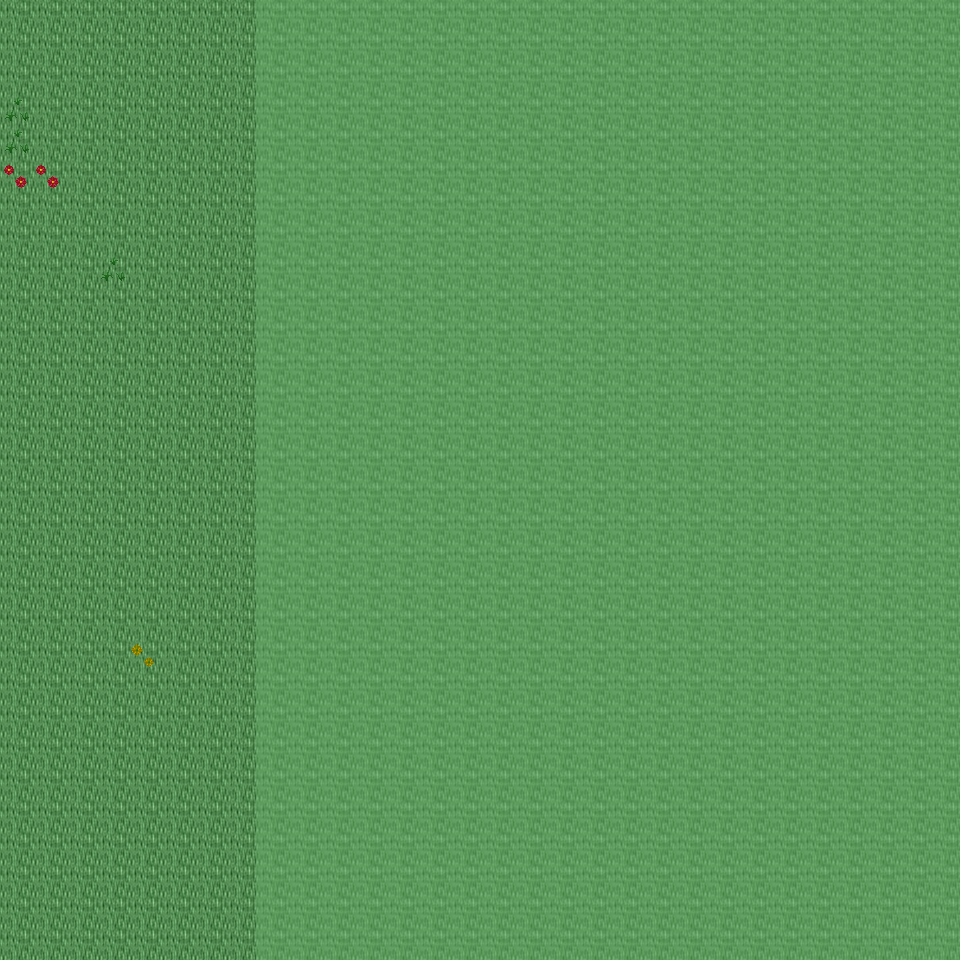

The image is a tile-based game level rendered from a .tmx file. Its description and source (layers, tilesets, objects; grid data summarised) follow:
An orthogonal 30x30 tile map with 32x32 px tiles, 6 tile layers (Ground, Object, Object2, Above, ...), 30 tilesets and 3 objects (3x mapchange).

<map version="1.0" orientation="orthogonal" renderorder="right-down" width="30" height="30" tilewidth="32" tileheight="32" nextobjectid="4">
  <tileset firstgid="1" name="tileset_ground_ground" tilewidth="32" tileheight="32" tilecount="33" columns="3">
    <image source="../drawable/tileset_ground_ground.png" width="96" height="352" />
  </tileset>
  <tileset firstgid="34" name="tileset_ground_ridge_earth_dark" tilewidth="32" tileheight="32" tilecount="96" columns="12">
    <image source="../drawable/tileset_ground_ridge_earth_dark.png" width="384" height="256" />
  </tileset>
  <tileset firstgid="130" name="tileset_ground_ridge_earth_pale" tilewidth="32" tileheight="32" tilecount="96" columns="12">
    <image source="../drawable/tileset_ground_ridge_earth_pale.png" width="384" height="256" />
  </tileset>
  <tileset firstgid="226" name="tileset_ground_earth_edges" tilewidth="32" tileheight="32" tilecount="18" columns="6">
    <image source="../drawable/tileset_ground_earth_edges.png" width="192" height="96" />
  </tileset>
  <tileset firstgid="244" name="tileset_ground_rock_pebbles" tilewidth="32" tileheight="32" tilecount="3" columns="1">
    <image source="../drawable/tileset_ground_rock_pebbles.png" width="32" height="96" />
  </tileset>
  <tileset firstgid="247" name="tileset_plant_grasses" tilewidth="32" tileheight="32" tilecount="6" columns="3">
    <image source="../drawable/tileset_plant_grasses.png" width="96" height="64" />
  </tileset>
  <tileset firstgid="253" name="tileset_plant_flower_daisy_yellow" tilewidth="32" tileheight="32" tilecount="8" columns="2">
    <image source="../drawable/tileset_plant_flower_daisy_yellow.png" width="64" height="128" />
  </tileset>
  <tileset firstgid="261" name="tileset_plant_bush_bushes" tilewidth="32" tileheight="32" tilecount="10" columns="5">
    <image source="../drawable/tileset_plant_bush_bushes.png" width="160" height="64" />
  </tileset>
  <tileset firstgid="271" name="tileset_plant_flower_daisy_red" tilewidth="32" tileheight="32" tilecount="8" columns="2">
    <image source="../drawable/tileset_plant_flower_daisy_red.png" width="64" height="128" />
  </tileset>
  <tileset firstgid="279" name="tileset_plant_tree_tree_darkgreen" tilewidth="32" tileheight="32" tilecount="88" columns="8">
    <image source="../drawable/tileset_plant_tree_tree_darkgreen.png" width="256" height="352" />
  </tileset>
  <tileset firstgid="367" name="tileset_plant_flower_daisy_blue" tilewidth="32" tileheight="32" tilecount="8" columns="2">
    <image source="../drawable/tileset_plant_flower_daisy_blue.png" width="64" height="128" />
  </tileset>
  <tileset firstgid="375" name="tileset_item_corpse_skull_pale" tilewidth="32" tileheight="32" tilecount="2" columns="2">
    <image source="../drawable/tileset_item_corpse_skull_pale.png" width="64" height="32" />
  </tileset>
  <tileset firstgid="377" name="tileset_plant_vine" tilewidth="32" tileheight="32" tilecount="3" columns="1">
    <image source="../drawable/tileset_plant_vine.png" width="32" height="96" />
  </tileset>
  <tileset firstgid="380" name="tileset_plant_flower_daisy_white" tilewidth="32" tileheight="32" tilecount="8" columns="2">
    <image source="../drawable/tileset_plant_flower_daisy_white.png" width="64" height="128" />
  </tileset>
  <tileset firstgid="388" name="tileset_item_corpse_huge_animal" tilewidth="32" tileheight="32" tilecount="16" columns="2">
    <image source="../drawable/tileset_item_corpse_huge_animal.png" width="64" height="256" />
  </tileset>
  <tileset firstgid="404" name="tileset_building_fence_fence_chunky" tilewidth="32" tileheight="32" tilecount="21" columns="3">
    <image source="../drawable/tileset_building_fence_fence_chunky.png" width="96" height="224" />
  </tileset>
  <tileset firstgid="425" name="tileset_ground_eye" tilewidth="32" tileheight="32" tilecount="9" columns="3">
    <image source="../drawable/tileset_ground_eye.png" width="96" height="96" />
  </tileset>
  <tileset firstgid="434" name="tileset_logic_collision" tilewidth="32" tileheight="32" tilecount="1" columns="1">
    <image source="../drawable/tileset_logic_collision.png" width="32" height="32" />
  </tileset>
  <tileset firstgid="435" name="tileset_plant_tree_taller_trees" tilewidth="32" tileheight="32" tilecount="32" columns="8">
    <image source="../drawable/tileset_plant_tree_taller_trees.png" width="256" height="128" />
  </tileset>
  <tileset firstgid="467" name="tileset_plant_tree_spruce" tilewidth="32" tileheight="32" tilecount="6" columns="2">
    <image source="../drawable/tileset_plant_tree_spruce.png" width="64" height="96" />
  </tileset>
  <tileset firstgid="473" name="tileset_ground_blue_paving" tilewidth="32" tileheight="32" tilecount="2" columns="1">
    <image source="../drawable/tileset_ground_blue_paving.png" width="32" height="64" />
  </tileset>
  <tileset firstgid="475" name="tileset_ground_grass_edges" tilewidth="32" tileheight="32" tilecount="36" columns="12">
    <image source="../drawable/tileset_ground_grass_edges.png" width="384" height="96" />
  </tileset>
  <tileset firstgid="511" name="tileset_ground_grass_corners" tilewidth="32" tileheight="32" tilecount="24" columns="6">
    <image source="../drawable/tileset_ground_grass_corners.png" width="192" height="128" />
  </tileset>
  <tileset firstgid="535" name="tileset_building_house_pink_blue" tilewidth="32" tileheight="32" tilecount="99" columns="11">
    <image source="../drawable/tileset_building_house_pink_blue.png" width="352" height="288" />
  </tileset>
  <tileset firstgid="634" name="tileset_building_fence_stone_fence_white" tilewidth="32" tileheight="32" tilecount="9" columns="3">
    <image source="../drawable/tileset_building_fence_stone_fence_white.png" width="96" height="96" />
  </tileset>
  <tileset firstgid="643" name="tileset_plant_tree_pine_tree" tilewidth="32" tileheight="32" tilecount="20" columns="4">
    <image source="../drawable/tileset_plant_tree_pine_tree.png" width="128" height="160" />
  </tileset>
  <tileset firstgid="663" name="tileset_furniture_chair_bench_wooden" tilewidth="32" tileheight="32" tilecount="8" columns="2">
    <image source="../drawable/tileset_furniture_chair_bench_wooden.png" width="64" height="128" />
  </tileset>
  <tileset firstgid="671" name="tileset_item_postbox" tilewidth="32" tileheight="32" tilecount="4" columns="2">
    <image source="../drawable/tileset_item_postbox.png" width="64" height="64" />
  </tileset>
  <tileset firstgid="675" name="tileset_furniture_light_lamp_blue" tilewidth="32" tileheight="32" tilecount="3" columns="1">
    <image source="../drawable/tileset_furniture_light_lamp_blue.png" width="32" height="96" />
  </tileset>
  <tileset firstgid="678" name="tileset_plant_bushes_and_trees" tilewidth="32" tileheight="32" tilecount="144" columns="16">
    <image source="../drawable/tileset_plant_bushes_and_trees.png" width="512" height="289" />
  </tileset>
  <layer name="Ground" width="30" height="30">
    <data>[900 cells, 900 non-empty, 4 distinct tile ids]</data>
  </layer>
  <layer name="Object" width="30" height="30">
    <data>[900 cells, 199 non-empty, 20 distinct tile ids]</data>
  </layer>
  <layer name="Object2" width="30" height="30">
    <data>[900 cells, 32 non-empty, 8 distinct tile ids]</data>
  </layer>
  <layer name="Above" width="30" height="30">
    <data>[900 cells, 0 non-empty, 0 distinct tile ids]</data>
  </layer>
  <layer name="Above2" width="30" height="30">
    <data>[900 cells, 0 non-empty, 0 distinct tile ids]</data>
  </layer>
  <layer name="Walkable" width="30" height="30">
    <data>[900 cells, 660 non-empty, 1 distinct tile ids]</data>
  </layer>
  <objectgroup name="MapEvents">
    <!-- 3 objects omitted --></objectgroup>
</map>
<!-- 3 of 3 objects omitted -->
